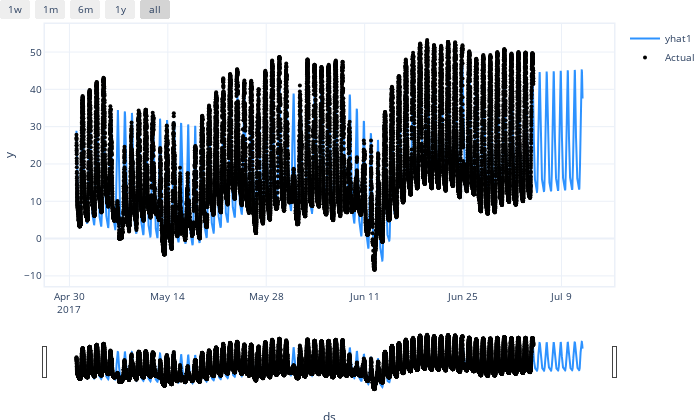
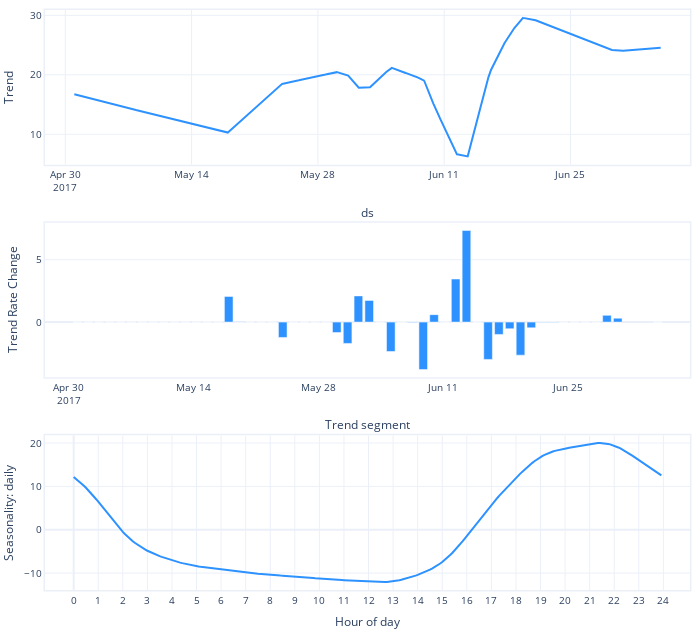

Source (notebook cell) for these figures, in order:
### Markdown cell above
The daily seasonality seems to make sense, when we account for the time being recorded in GMT, while Yosemite local time is GMT-8.

## Improving trend and seasonality 
As we have `288` daily values recorded, we can increase the flexibility of `daily_seasonality`, without danger of overfitting. 

Further, we may want to re-visit our decision to disable changepoints, as the data clearly shows changes in trend, as is typical with the weather. We make the following changes:
* increase the `changepoints_range`, as the we are doing a short-term prediction
* inrease the `n_changepoints` to allow to fit to the sudden changes in trend
* carefully regularize the trend changepoints by setting `trend_reg` in order to avoid overfitting

### Code cell
m = NeuralProphet(
    changepoints_range=0.95,
    n_changepoints=50,
    trend_reg=1,
    weekly_seasonality=False,
    daily_seasonality=10,
)
metrics = m.fit(df, freq='5min')
future = m.make_future_dataframe(df, periods=60//5*24*7, n_historic_predictions=True)
forecast = m.predict(future)
fig = m.plot(forecast)
fig = m.plot(forecast, plotting_backend="plotly").show()
# fig_comp = m.plot_components(forecast)
fig_param = m.plot_parameters()
fig_param = m.plot_parameters(plotting_backend="plotly").show()

### Figure 1 — Plotly figure (JSON) as saved in the notebook; plotly's stock layout.template omitted (floating-point values rounded to 4 significant figures; data arrays with more than 128 entries replaced by an {"elided": "..."} marker saying what was removed)
{"data": [{"fill": "none", "line": {"color": "rgba(45, 146, 255, 1.0)", "width": 2}, "mode": "lines", "name": "yhat1", "type": "scatter", "x": {"elided": "20737 str values"}, "y": {"elided": "20737 float values"}}, {"marker": {"color": "black", "size": 4}, "mode": "markers", "name": "Actual", "type": "scatter", "x": {"elided": "20737 str values"}, "y": {"elided": "20737 float values"}}], "layout": {"autosize": true, "font": {"size": 10}, "height": 420, "hovermode": "x unified", "margin": {"b": 0, "l": 0, "pad": 0, "r": 10, "t": 10}, "showlegend": true, "title": {"font": {"size": 12}}, "width": 700, "xaxis": {"linewidth": 1.5, "mirror": true, "rangeselector": {"buttons": [{"count": 7, "label": "1w", "step": "day", "stepmode": "backward"}, {"count": 1, "label": "1m", "step": "month", "stepmode": "backward"}, {"count": 6, "label": "6m", "step": "month", "stepmode": "backward"}, {"count": 1, "label": "1y", "step": "year", "stepmode": "backward"}, {"step": "all"}]}, "rangeslider": {"visible": true}, "showline": true, "title": {"text": "ds"}, "type": "date"}, "yaxis": {"linewidth": 1.5, "mirror": true, "showline": true, "title": {"text": "y"}}}}

### Figure 2 — Plotly figure (JSON) as saved in the notebook; plotly's stock layout.template omitted (floating-point values rounded to 4 significant figures; data arrays with more than 128 entries replaced by an {"elided": "..."} marker saying what was removed)
{"data": [{"fill": "none", "line": {"color": "#2d92ff", "width": 2}, "mode": "lines", "name": "Trend", "type": "scatter", "x": {"elided": "18721 str values"}, "xaxis": "x", "y": {"elided": "18721 float values"}, "yaxis": "y"}, {"marker": {"color": "#2d92ff"}, "name": "Trend Rate Change", "type": "bar", "x": ["2017-05-01T00:00:00", "2017-05-02T05:03:31.764706", "2017-05-03T10:07:03.529412", "2017-05-04T15:10:35.294118", "2017-05-05T20:14:07.058824", "2017-05-07T01:17:38.823529", "2017-05-08T06:21:10.588235", "2017-05-09T11:24:42.352941", "2017-05-10T16:28:14.117647", "2017-05-11T21:31:45.882353", "2017-05-13T02:35:17.647059", "2017-05-14T07:38:49.411765", "2017-05-15T12:42:21.176471", "2017-05-16T17:45:52.941176", "2017-05-17T22:49:24.705882", "2017-05-19T03:52:56.470588", "2017-05-20T08:56:28.235294", "2017-05-21T14:00:00", "2017-05-22T19:03:31.764706", "2017-05-24T00:07:03.529412", "2017-05-25T05:10:35.294118", "2017-05-26T10:14:07.058824", "2017-05-27T15:17:38.823529", "2017-05-28T20:21:10.588235", "2017-05-30T01:24:42.352941", "2017-05-31T06:28:14.117647", "2017-06-01T11:31:45.882353", "2017-06-02T16:35:17.647059", "2017-06-03T21:38:49.411765", "2017-06-05T02:42:21.176471", "2017-06-06T07:45:52.941176", "2017-06-07T12:49:24.705882", "2017-06-08T17:52:56.470588", "2017-06-09T22:56:28.235294", "2017-06-11T04:00:00", "2017-06-12T09:03:31.764706", "2017-06-13T14:07:03.529412", "2017-06-14T19:10:35.294118", "2017-06-16T00:14:07.058824", "2017-06-17T05:17:38.823529", "2017-06-18T10:21:10.588235", "2017-06-19T15:24:42.352941", "2017-06-20T20:28:14.117647", "2017-06-22T01:31:45.882353", "2017-06-23T06:35:17.647059", "2017-06-24T11:38:49.411765", "2017-06-25T16:42:21.176471", "2017-06-26T21:45:52.941176", "2017-06-28T02:49:24.705882", "2017-06-29T07:52:56.470588", "2017-06-30T12:56:28.235294", "2017-07-05T00:00:00"], "xaxis": "x2", "y": [-3.941e-07, -2.351e-06, -3.469e-06, -8.336e-06, -1.002e-05, 3.496e-08, -1.441e-07, 6.082e-07, 3.593e-07, 1.4e-07, -1.248e-07, 7.136e-08, 1.591e-06, 0.0001402, 2.06, 0.02789, 0.0001801, 2.478e-05, -9.705e-06, -1.23, -3.97e-05, -1.705e-05, -1.389e-05, -2.41e-05, -0.841, -1.711, 2.103, 1.74, -2.044e-05, -2.359, -2.82e-05, -0.0247, -3.807, 0.5994, 8.345e-06, 3.453, 7.351, -2.056e-05, -2.991, -0.9886, -0.5313, -2.65, -0.4598, -0.001841, -0.001915, -0.0002191, -6.906e-06, -1.428e-05, 5.061e-05, 0.5428, 0.3136, 0], "yaxis": "y2"}, {"fill": "none", "line": {"color": "#2d92ff", "width": 2}, "mode": "lines", "name": "daily", "type": "scatter", "x": {"elided": "288 int values"}, "xaxis": "x3", "y": {"elided": "288 float values"}, "yaxis": "y3"}], "layout": {"autosize": true, "font": {"size": 10}, "height": 630, "hovermode": "x unified", "margin": {"b": 0, "l": 0, "pad": 0, "r": 10, "t": 10}, "showlegend": false, "title": {"font": {"size": 12}}, "width": 700, "xaxis": {"anchor": "y", "domain": [0, 1], "linewidth": 1.5, "mirror": true, "range": ["2017-04-27T18:00:00", "2017-07-08T06:00:00"], "showline": true, "title": {"text": "ds"}, "type": "date"}, "xaxis2": {"anchor": "y2", "domain": [0, 1], "linewidth": 1.5, "mirror": true, "range": ["2017-04-27T08:49:24.705882", "2017-07-08T15:10:35.294118"], "showline": true, "title": {"text": "Trend segment"}, "type": "date"}, "xaxis3": {"anchor": "y3", "domain": [0, 1], "linewidth": 1.5, "mirror": true, "range": [-14, 301], "showline": true, "tickmode": "array", "ticktext": [0, 1, 2, 3, 4, 5, 6, 7, 8, 9, 10, 11, 12, 13, 14, 15, 16, 17, 18, 19, 20, 21, 22, 23, 24], "tickvals": [0, 12, 24, 36, 48, 60, 72, 84, 96, 108, 120, 132, 144, 156, 168, 180, 192, 204, 216, 228, 240, 252, 264, 276, 288], "title": {"text": "Hour of day"}}, "yaxis": {"anchor": "x", "domain": [0.7333, 1], "linewidth": 1.5, "mirror": true, "rangemode": "normal", "showline": true, "title": {"text": "Trend"}}, "yaxis2": {"anchor": "x2", "domain": [0.3667, 0.6333], "linewidth": 1.5, "mirror": true, "rangemode": "normal", "showline": true, "title": {"text": "Trend Rate Change"}}, "yaxis3": {"anchor": "x3", "domain": [0, 0.2667], "linewidth": 1.5, "mirror": true, "rangemode": "normal", "showline": true, "title": {"text": "Seasonality: daily"}}}}
